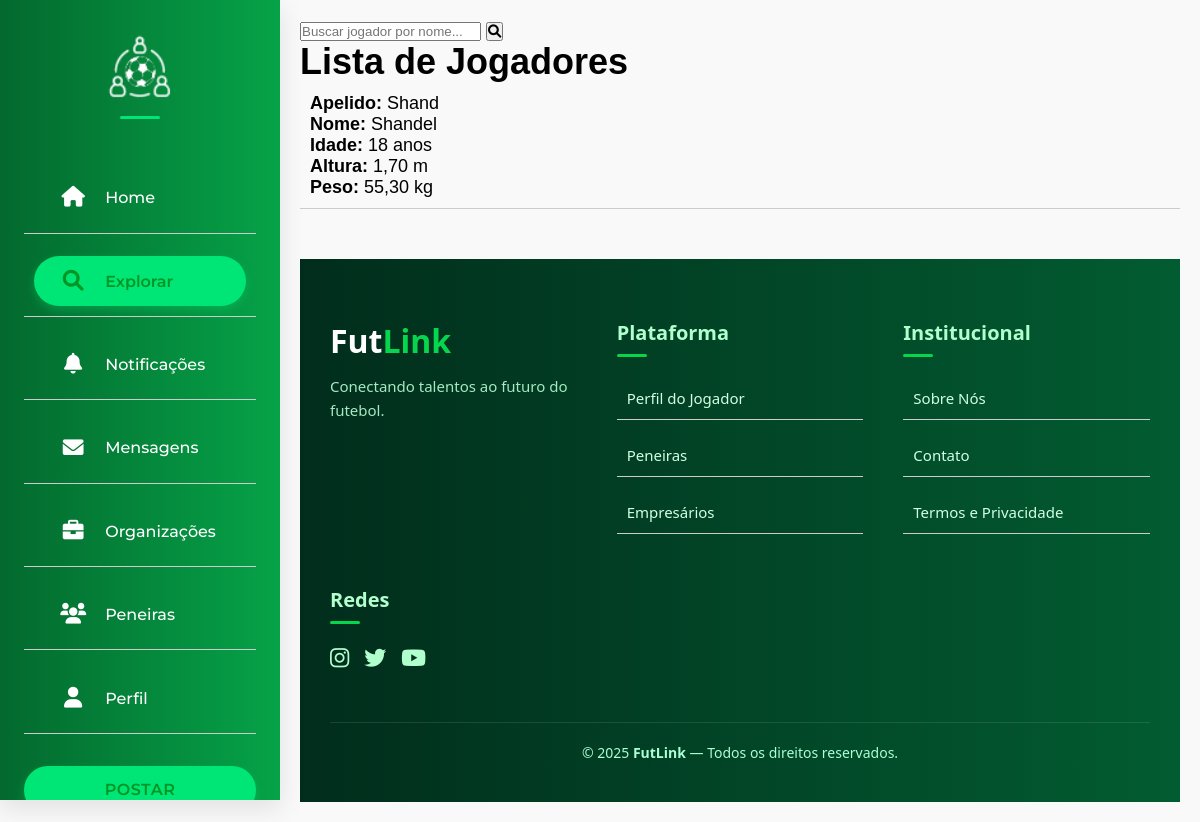
Before: /app/views/buscaJogadores.php (signed in) with the older database file.
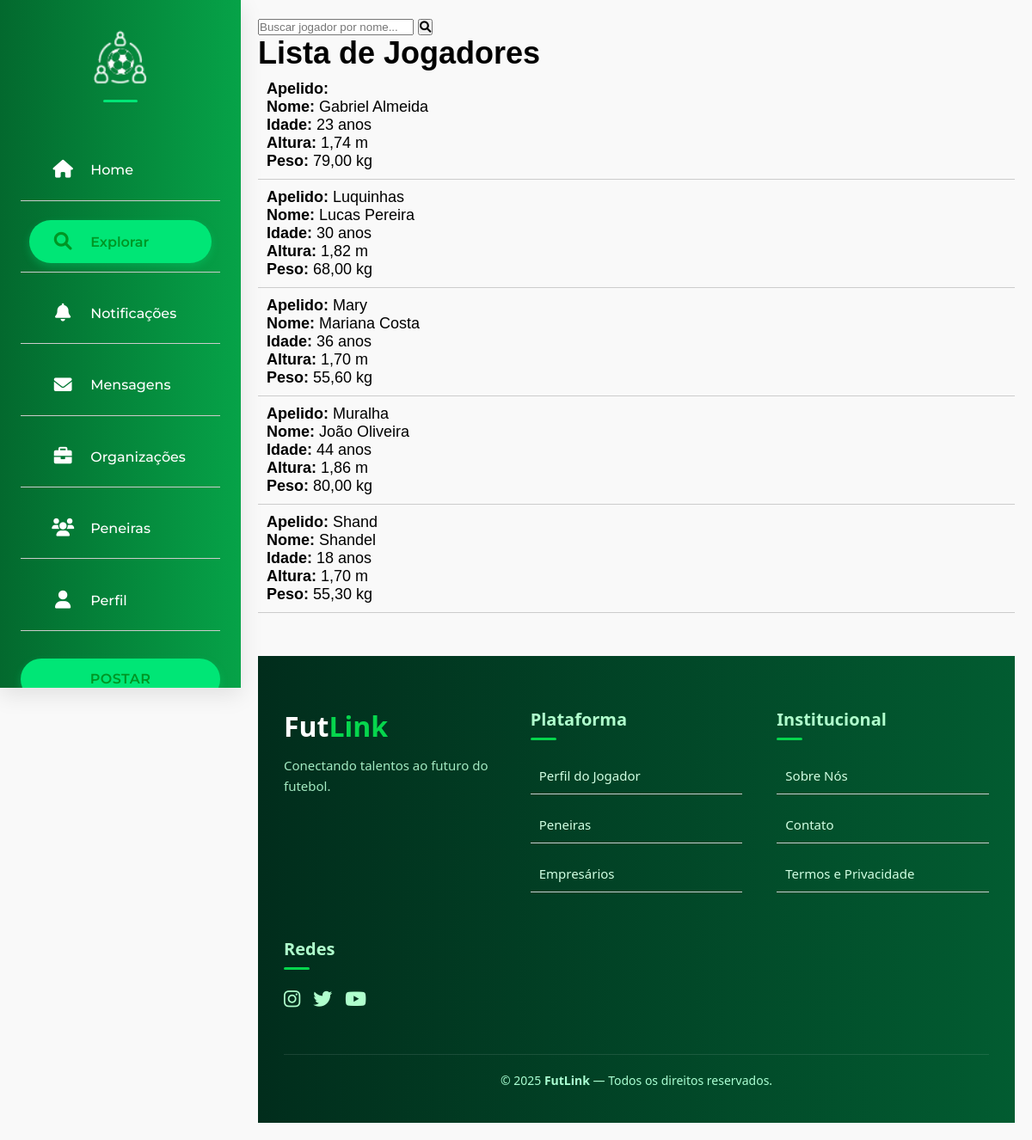
After: the same page with the newer database file.
### tables this page shows
CREATE TABLE `tbl_jogador` (
  `id_jogador` int(11) NOT NULL,
  `id_user` int(11) NOT NULL,
  `id_time` int(11) DEFAULT NULL,
  `apelido` varchar(250) DEFAULT NULL,
  `altura` decimal(5,2) NOT NULL,
  `peso` decimal(5,2) NOT NULL,
  `posicao` varchar(150) DEFAULT 'Atacante',
  `estiloJogo` varchar(250) NOT NULL,
  `pe_dominante` varchar(100) NOT NULL,
  `descricao` varchar(1000) NOT NULL,
  `data_inicio_time` date DEFAULT NULL,
  `status` enum('sem time','ativo','lesionado','suspenso') DEFAULT 'sem time'
);

CREATE TABLE `tbl_usuarios` (
  `id_user` int(11) NOT NULL,
  `nome` varchar(150) NOT NULL,
  `email` varchar(200) NOT NULL,
  `senha` varchar(150) NOT NULL,
  `data_nasc` date NOT NULL,
  `genero` enum('masculino','feminino','outro','prefiro não dizer') DEFAULT NULL,
  `foto_perfil` varchar(200) DEFAULT NULL,
  `telefone` varchar(15) DEFAULT NULL,
  `bio` text DEFAULT NULL,
  `rede_social` longtext DEFAULT NULL CHECK (json_valid(`rede_social`)),
  `cep` varchar(20) DEFAULT NULL,
  `rua` varchar(100) DEFAULT NULL,
  `bairro` varchar(100) DEFAULT NULL,
  `cidade` varchar(100) DEFAULT NULL,
  `estado` varchar(100) DEFAULT NULL,
  `status` enum('ativo','suspenso','desativado') DEFAULT 'ativo',
  `created_at` datetime DEFAULT current_timestamp(),
  `updated_at` datetime DEFAULT current_timestamp() ON UPDATE current_timestamp()
);

### app/views/buscaJogadores.php (the view, shortened to what this page needs)
<?php
include("../views/topo.php");
include("navbar-social.php");
?>
<link rel="stylesheet" href="../../public/css/buscaJogadores.css">
<div class="container">
    <div class="barraPesquisa">
        <div class="pesquisaContainer">
            <form method="GET" action="../controllers/buscaJogadores.act.php">
                <input type="text" name="apelido" placeholder="Buscar jogador por nome..." />
                <button type="submit"><i class="fas fa-search"></i></button>
            </form>
        </div>
    </div>
<?php
require("../../config/connect.php");
$sql = "
    SELECT
        j.apelido,
        u.nome,
        TIMESTAMPDIFF(YEAR, u.data_nasc, CURDATE()) AS idade,
        j.altura,
        j.peso
    FROM tbl_jogador AS j
    INNER JOIN tbl_usuarios AS u
        ON j.id_user = u.id_user
    ORDER BY j.apelido
";
$result = mysqli_query($conn, $sql);
?>
<!DOCTYPE html>
<html lang="pt-br">
<head>
</head>
<body>
    <h1>Lista de Jogadores</h1>
    <ul>
        <?php while ($row = mysqli_fetch_assoc($result)): ?>
            <li>
                <span class="campo">Apelido:</span> <?= htmlspecialchars($row['apelido']) ?><br>
                <span class="campo">Nome:</span> <?= htmlspecialchars($row['nome']) ?><br>
                <span class="campo">Idade:</span> <?= $row['idade'] ?> anos<br>
                <span class="campo">Altura:</span> <?= number_format($row['altura'], 2, ',', ' ') ?> m<br>
                <span class="campo">Peso:</span> <?= number_format($row['peso'], 2, ',', ' ') ?> kg
            </li>
        <?php endwhile; ?>
    </ul>
</body>
</html>
<?php include("footer.php"); ?>
</body>
</html>

### app/views/topo.php (shortened to what this page needs)
<!DOCTYPE html>
<html lang="pt-br">
<head>
    <link rel="stylesheet" href="../../public/css/root.css">
    <link rel="stylesheet" href="https://cdnjs.cloudflare.com/ajax/libs/font-awesome/6.5.0/css/all.min.css" />
    <link rel="stylesheet" href="https://cdnjs.cloudflare.com/ajax/libs/font-awesome/6.0.0-beta3/css/all.min.css">
    <link rel="stylesheet" href="https://cdn.jsdelivr.net/npm/swiper@11/swiper-bundle.min.css" />
</head>

### app/views/navbar-social.php (shortened to what this page needs)
<?php include 'topo.php'; ?>
<link rel="stylesheet" href="../../public/css/navbar-social.css">
<nav id="barra-navegacao" class="barra-navegacao">
    <div class="conteudo-barra">
        <div class="logo">
            <a href="home-page.php">
                <img src="../../public/images/logos/logo-fl-branco-solido.png" alt="Logo FutLink">
            </a>
        </div>
        <ul class="lista-icones">
            <li>
                <a href="home-page.php" class="item-menu">
                    <i class="fas fa-home"></i>
                    <span class="texto-nav">Home</span>
                </a>
            </li>
            <li>
                <a href="buscaJogadores.php" class="item-menu">
                    <i class="fas fa-search"></i>
                    <span class="texto-nav">Explorar</span>
                </a>
            </li>
            <li>
                <a href="notificacoes.php" class="item-menu">
                    <i class="fas fa-bell"></i>
                    <span class="texto-nav">Notificações</span>
                </a>
            </li>
            <li>
                <a href="mensagens.php" class="item-menu">
                    <i class="fas fa-envelope"></i>
                    <span class="texto-nav">Mensagens</span>
                </a>
            </li>
            <li>
                <a href="organizacoes.php" class="item-menu">
                    <i class="fas fa-briefcase"></i>
                    <span class="texto-nav">Organizações</span>
                </a>
            </li>
            <li>
                <a href="peneiras.php" class="item-menu">
                    <i class="fas fa-users"></i>
                    <span class="texto-nav">Peneiras</span>
                </a>
            </li>
            <li>
                <a href="perfilJogador.php" class="item-menu">
                    <i class="fas fa-user"></i>
                    <span class="texto-nav">Perfil</span>
                </a>
            </li>
        </ul>
        <div class="container-botao">
            <button id="botao-postar" class="botao-postar">
                <span>Postar</span>
            </button>
        </div>
    </div>
</nav>

### app/views/footer.php
<link rel="stylesheet" href="/FutLink/public/css/footer.css">
<footer class="footer">
    <div class="footer-grid">
      <div class="footer-col brand">
        <h2>Fut<span>Link</span></h2>
        <p>Conectando talentos ao futuro do futebol.</p>
      </div>
      <div class="footer-col">
        <h3>Plataforma</h3>
        <ul>
          <li><a href="#">Perfil do Jogador</a></li>
          <li><a href="#">Peneiras</a></li>
          <li><a href="#">Empresários</a></li>
        </ul>
      </div>
      <div class="footer-col">
        <h3>Institucional</h3>
        <ul>
          <li><a href="#">Sobre Nós</a></li>
          <li><a href="#">Contato</a></li>
          <li><a href="#">Termos e Privacidade</a></li>
        </ul>
      </div>
      <div class="footer-col">
        <h3>Redes</h3>
        <div class="footer-social">
          <a href="#"><i class="fab fa-instagram"></i></a>
          <a href="#"><i class="fab fa-twitter"></i></a>
          <a href="#"><i class="fab fa-youtube"></i></a>
        </div>
      </div>
    </div>
    <div class="footer-copy">
      &copy; 2025 <strong>FutLink</strong> — Todos os direitos reservados.
    </div>
  </footer>

### public/css/root.css (style rules this page uses)
:root { --cor-principal-verde1: #06a348; --cor-secundaria-verde2: #03692e; --font-principal: Arial, Helvetica, sans-serif; --cor-primaria: #EBECEE; --cor-secundaria: #1e1d1d; --cor-purple-light: #6c5fe6; --cor-purple-dark: #0a0320; --cor-green-light: #16db65; --cor-green-dark: #0d2818; --cor-peneira: #012d3a; --fonte-texto: "Roboto", sans-serif; --fonte-texto2: "Arial", sans-serif; --fonte-titulo: "Bebas Neue", sans-serif; --fonte-div: "Raleway", sans-serif; --fonte-titulo-moderna: 'Montserrat', sans-serif; --fonte-apagada-clean: 'Poppins', sans-serif; --verde: #00c853; --verde-claro: #5efc82; --verde-escuro: #009624; --verde-destaque: #00e676; --verde-principal: #034709; --branco: #FFFFFF; --cinza-claro: #f9f9f9; --cinza: #757575; --cinza-escuro: #2d2d2d; --preto: #121212; --gradiente-verde: linear-gradient(135deg, #00c853, #009624); --gradiente-banner: linear-gradient(to right, #03692e, #06a348); --sombra-suave: 0 5px 15px rgba(0, 0, 0, 0.05); --sombra-media: 0 8px 25px rgba(0, 0, 0, 0.1); --sombra-forte: 0 12px 30px rgba(0, 0, 0, 0.15); --borda-radius: 12px; --transicao: all 0.3s ease; --gradiente-navbar: linear-gradient(to right, #03692e, #06a348); }
* { margin: 0; padding: 0; box-sizing: border-box; }
body { background-color: var(--cor-primaria); font-size: clamp(13px, 2.5vw, 18px); font-family: var(--fonte-div); transition: 0.5s; }

### public/css/navbar-social.css (style rules this page uses)
* { margin: 0; padding: 0; box-sizing: border-box; }
body { font-family: 'Poppins', sans-serif; position: relative; overflow-x: hidden; padding-left: 280px; transition: padding-left 0.3s ease; background-color: var(--cinza-claro); }
.barra-navegacao { position: fixed; top: 0; left: 0; height: 100vh; width: 280px; background: var(--gradiente-navbar); color: var(--branco); z-index: 1000; transition: var(--transicao); box-shadow: var(--sombra-media); overflow-y: auto; scrollbar-width: none; -ms-overflow-style: none; }
.conteudo-barra { display: flex; flex-direction: column; height: 100%; padding: 2rem 1.5rem; }
.logo { display: flex; justify-content: center; margin-bottom: 2.5rem; position: relative; }
.logo::after { content: ""; position: absolute; bottom: -12px; left: 50%; transform: translateX(-50%); width: 40px; height: 3px; background-color: var(--verde-destaque); border-radius: 3px; }
.logo img { height: 70px; width: auto; transition: var(--transicao); }
.lista-icones { list-style: none; display: flex; flex-direction: column; gap: 0.8rem; margin-top: 1rem; }
.item-menu { display: flex; align-items: center; padding: 0.9rem 1.2rem; border-radius: 50px; text-decoration: none; color: var(--branco); transition: var(--transicao); font-weight: 500; }
.item-menu.ativo { background-color: var(--verde-destaque); color: var(--verde-escuro); font-weight: 600; box-shadow: 0 4px 10px rgba(0, 230, 118, 0.3); }
.item-menu i { font-size: 1.3rem; width: 2.5rem; text-align: center; }
.item-menu.ativo i { color: var(--verde-escuro); }
.texto-nav { font-size: 1rem; margin-left: 0.75rem; font-family: 'Montserrat', sans-serif; }
.container-botao { margin-top: auto; display: flex; justify-content: center; padding-top: 2rem; }
.botao-postar { width: 100%; padding: 0.9rem 1.5rem; background-color: var(--verde-destaque); color: var(--verde-escuro); border: none; border-radius: 50px; font-size: 1rem; font-weight: 600; cursor: pointer; transition: var(--transicao); box-shadow: 0 4px 10px rgba(0, 230, 118, 0.3); font-family: 'Montserrat', sans-serif; text-transform: uppercase; letter-spacing: 0.5px; }

### app/views/buscaJogadores.php (style rules this page uses)
body { font-family: Arial, sans-serif; margin: 20px; }
ul { list-style-type: none; padding: 0; }
li { padding: 10px; border-bottom: 1px solid #ccc; }
.campo { font-weight: bold; }

Changed rows visible on the page:
added tbl_jogador: id_user.nome "Gabriel Almeida", idade "23", altura "1,74", peso "79,00"
added tbl_jogador: apelido "Luquinhas", id_user.nome "Lucas Pereira", idade "30", altura "1,82", peso "68,00"
added tbl_jogador: apelido "Mary", id_user.nome "Mariana Costa", idade "36", altura "1,70", peso "55,60"
added tbl_jogador: apelido "Muralha", id_user.nome "João Oliveira", idade "44", altura "1,86", peso "80,00"
